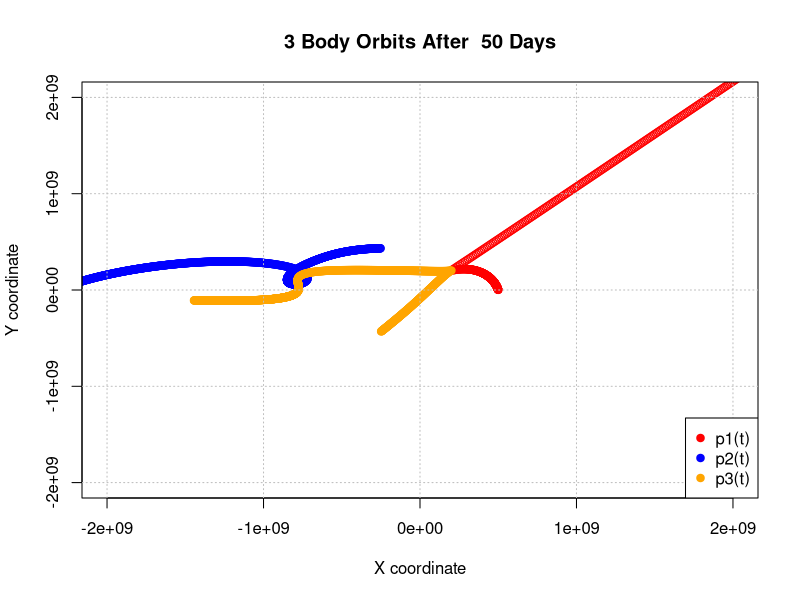

Write the R code that produced this figure.
## three bodies in 2d

three_body_orbit_simulation <- function(mass_ratios, init_dist = 5e8, delta_t = 3600, 
                                        init_vel = 100, N_days){
  G <- 6.6743e-11 ## gravitational constant: m^3 kg^-1 s^-2 
  delta_t <- delta_t ## time step: s
  M <- 6e24 
  
  if (sum(mass_ratios) != 1){
    stop("mass ratio vector must sum to 1.0")
  }
  
  m1 <- M*mass_ratios[1] ## mass of body 1: kg
  m2 <- M*mass_ratios[2] ## mass of body 2: kg
  m3 <- M*mass_ratios[3] ## mass of body 3: kg
  
  
  R <- init_dist
  
  ## initial configuration
  r1_init <- matrix(c(R,0), ncol = 1)
  r2_init <- matrix(c(R*cos(2*pi/3), R*sin(2*pi/3)), ncol = 1)
  r3_init <- matrix(c(R*cos(4*pi/3), R*sin(4*pi/3)), ncol = 1)
  
  ## random initial velocities
  V <- init_vel
  #set.seed(123)
  v1_init <- matrix(V*rnorm(2, 0, 1), ncol = 1)
  v2_init <- matrix(V*rnorm(2, 0, 1), ncol = 1)
  v3_init <- matrix(V*rnorm(2, 0, 1), ncol = 1)
  
  K <- 24*N_days
  x1 <- numeric(K)
  y1 <- numeric(K)
  x2 <- numeric(K)
  y2 <- numeric(K)
  x3 <- numeric(K)
  y3 <- numeric(K)
  
  v1 <- v1_init
  v2 <- v2_init
  v3 <- v3_init
  
  r1 <- r1_init
  r2 <- r2_init
  r3 <- r3_init
  
  for (i in 1:K){
    a1 <- G*(m2/(norm(r2 - r1, "2"))^3)*(r2 - r1) + G*(m3 / (norm(r3-r1, "2")^3))*(r3-r1) 
    a2 <- G*(m1/(norm(r1 - r2, "2"))^3)*(r1 - r2) + G*(m3 / (norm(r3-r2, "2")^3))*(r3-r2)
    a3 <- G*(m1/(norm(r1 - r3, "2"))^3)*(r1 - r3) + G*(m2 / (norm(r2-r3, "2")^3))*(r2-r3)
    
    v1 <- v1 + (delta_t * a1)
    v2 <- v2 + (delta_t * a2)
    v3 <- v3 + (delta_t * a3)
    
    r1 <- r1 + (delta_t * v1)
    r2 <- r2 + (delta_t * v2)
    r3 <- r3 + (delta_t * v3)
    
    x1[i] <- r1[1]
    y1[i] <- r1[2]
    x2[i] <- r2[1]
    y2[i] <- r2[2]
    x3[i] <- r3[1]
    y3[i] <- r3[2]
  }
  
  plot(c(x1, x2, x3), c(y1, y2, y3), col = c( rep("red", K) , rep("blue", K), rep("orange", K)), xlim = c(-2e9, 2e9), 
       ylim = c(-2e9, 2e9), xlab = "X coordinate", ylab = "Y coordinate", 
       main = paste("3 Body Orbits After ", K/24, "Days"))
  grid(col = "gray", lty = "dotted", lwd = 1)
  legend("bottomright", legend = c("p1(t)", "p2(t)", "p3(t)"), col = c("red", "blue", "orange"), pch = 19)
}


three_body_orbit_simulation(mass_ratios = c(1/6, 2/6, 3/6), init_vel = 400, N_days = 50)
